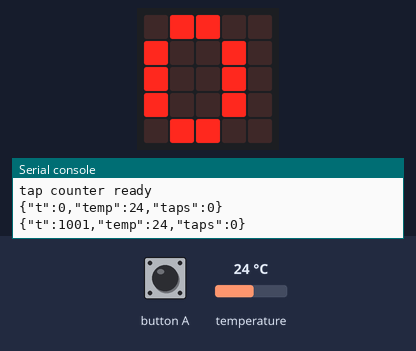
Bench run of a program on a simulated BBC micro:bit running MicroPython. On the bench: the board's 5×5 LED display, the last lines printed to the serial console. The inputs (shaded band) are chosen by the test bench; at power-on: temperature 24 °C.

Above: at 1.2 s.
1.3 s: button A pressed for 1.2 s
At 4.0 s:
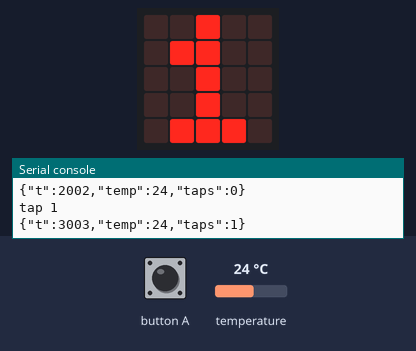
4.5 s: button A pressed for 1.2 s
At 6.4 s:
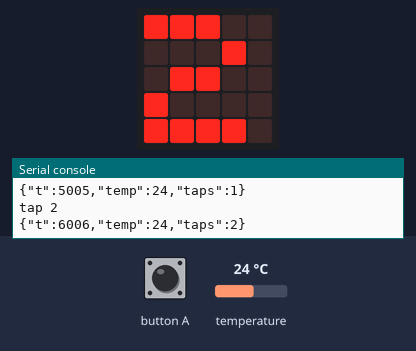
Timing chart, 0 to 7.9 s (numbered marks = the images above; inputs shaded):
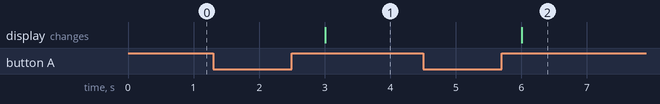

Measured:
- after the input at 1.3 s, the display: changes after 1.7 s (image 1)
- after the input at 4.5 s, the display: changes after 1.5 s (image 2)

The program:

main.py
```python
# Lab 13 - tap counter + temperature reporter (BEFORE: a blocking loop).
# A press shorter than 3 s counts; holding A for 3 s or more clears the count.
# The loop polls the button, reads the sensor, then sleep()s for 1 s. It works
# when you press deliberately (hold ~1.5 s), but a quick 150 ms tap that starts
# and ends during the sleep is never seen: is_pressed() only looks at "now".
from microbit import *

SENSOR_MS = 1000           # one temperature line per second
LONG_PRESS_MS = 3000       # hold this long to clear the count


def new_state():
    return {"taps": 0, "down_since": None, "temp": None}


def poll_button(state, now):
    # edge detection on is_pressed(): we need the press DURATION, so polling
    # (not was_pressed) - and polling only works if it runs often enough
    down = button_a.is_pressed()
    if down and state["down_since"] is None:
        state["down_since"] = now                     # press started
    elif not down and state["down_since"] is not None:
        held = now - state["down_since"]
        state["down_since"] = None                    # press ended
        if held >= LONG_PRESS_MS:
            state["taps"] = 0
            print("clear")
        else:
            state["taps"] += 1
            print("tap", state["taps"])


def read_sensor(state, now):
    state["temp"] = temperature()
    print('{"t":%d,"temp":%d,"taps":%d}' % (now, state["temp"], state["taps"]))


def loop_once(state):
    now = running_time()
    poll_button(state, now)
    read_sensor(state, now)
    display.show(min(state["taps"], 9), wait=False)
    sleep(SENSOR_MS)       # BLOCKING: nothing else runs for 1 s


def main():
    print("tap counter ready")
    state = new_state()
    while True:
        loop_once(state)


if __name__ == "__main__":
    main()
```
